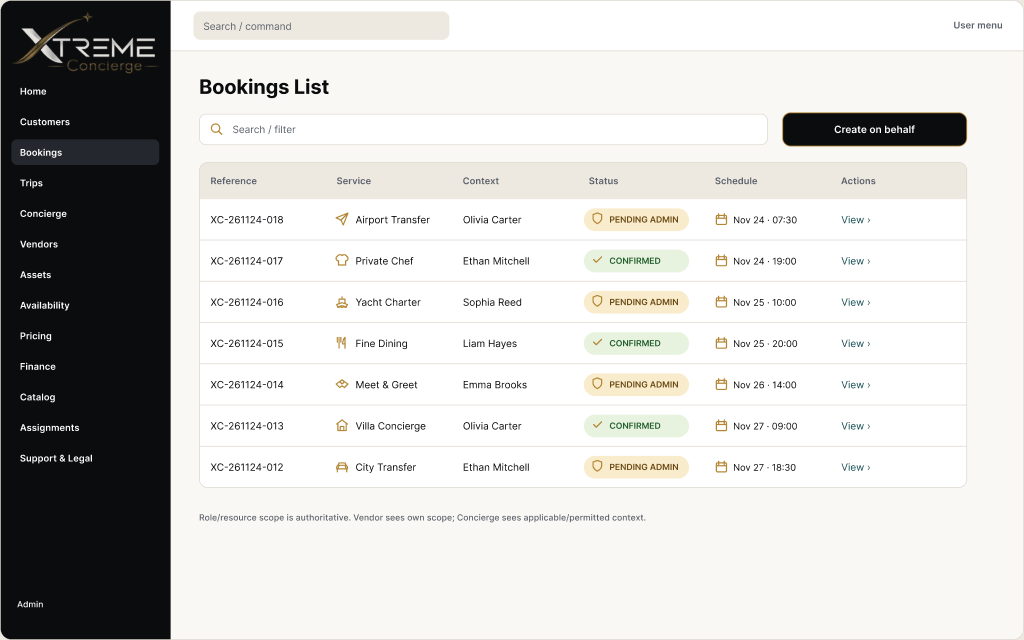
#> input picture docs/audit/batch-02/figma/CC-BKG-01_81-260.png, 1024 x 640 px
$ python generate_comparisons.py
#> lines starting #> are read from the running program, lines starting #| are printed output that depends on the picture
import os
from PIL import Image, ImageDraw, ImageFont

BASE_DIR = os.path.dirname(os.path.abspath(__file__))
FIGMA_DIR = os.path.join(BASE_DIR, "figma")
BROWSER_DIR = os.path.join(BASE_DIR, "browser")
DIFF_DIR = os.path.join(BASE_DIR, "diff")

os.makedirs(DIFF_DIR, exist_ok=True)

SCREENS = [
    {
        "id": "CC-BKG-01",
        "figma": "CC-BKG-01_81-260.png",
        "browser": "CC-BKG-01_browser.png",
        "title": "CC-BKG-01: Bookings List (Figma 81:260)",
    },
    {
        "id": "CC-BKG-02",
        "figma": "CC-BKG-02_81-362.png",
        "browser": "CC-BKG-02_browser.png",
        "title": "CC-BKG-02: Booking Detail / Operations (Figma 81:362)",
    },
    {
        "id": "CC-BKG-03",
        "figma": "CC-BKG-03_81-450.png",
        "browser": "CC-BKG-03_browser.png",
        "title": "CC-BKG-03: Create Booking on Behalf (Figma 81:450)",
    },
    {
        "id": "CC-BKG-04",
        "figma": "CC-BKG-04_81-542.png",
        "browser": "CC-BKG-04_browser.png",
        "title": "CC-BKG-04: Booking Change Requests (Figma 81:542)",
    },
    {
        "id": "CC-BKG-05",
        "figma": "CC-BKG-05_81-642.png",
        "browser": "CC-BKG-05_browser.png",
        "title": "CC-BKG-05: Resolve Booking Change / Cancellation (Figma 81:642)",
    },
]

HEADER_HEIGHT = 60

for s in SCREENS:
    f_path = os.path.join(FIGMA_DIR, s["figma"])
    b_path = os.path.join(BROWSER_DIR, s["browser"])
    out_path = os.path.join(DIFF_DIR, f"{s['id']}_comparison.png")

    if not os.path.exists(f_path) or not os.path.exists(b_path):
        print(f"Skipping {s['id']}: missing {f_path} or {b_path}")
        continue

    img_f = Image.open(f_path).convert("RGB")
    img_b = Image.open(b_path).convert("RGB")
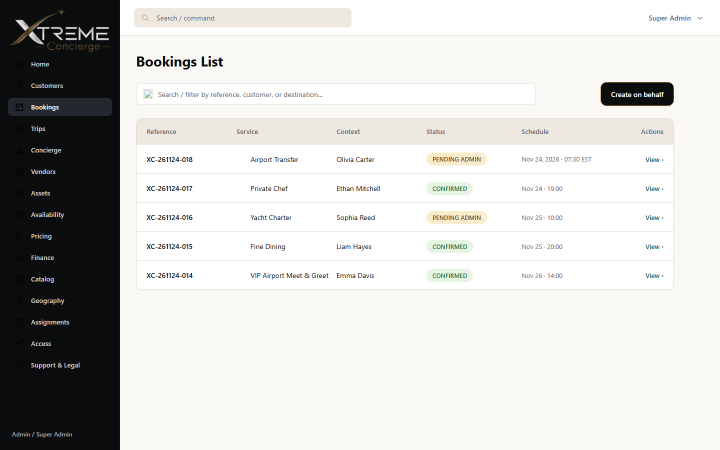
#> input picture docs/audit/batch-02/browser/CC-BKG-01_browser.png, 1440 x 900 px (shown at 1/2 size)
#> img_b is the input picture: PIL image 1440x900 RGB; mean R, G, B 208.9, 207.9, 205.6

    target_w = 1440
    if img_f.width != target_w:
        ratio = target_w / img_f.width
#> ratio = 1.41
        img_f = img_f.resize((target_w, int(img_f.height * ratio)), Image.Resampling.LANCZOS)
#> img_f: PIL image 1440x900 RGB
    if img_b.width != target_w:
        ratio = target_w / img_b.width
        img_b = img_b.resize((target_w, int(img_b.height * ratio)), Image.Resampling.LANCZOS)

    content_h = max(img_f.height, img_b.height)
#> content_h = 900

    if img_f.height < content_h:
        padded_f = Image.new("RGB", (target_w, content_h), (250, 248, 244))
        padded_f.paste(img_f, (0, 0))
        img_f = padded_f
    if img_b.height < content_h:
        padded_b = Image.new("RGB", (target_w, content_h), (250, 248, 244))
        padded_b.paste(img_b, (0, 0))
        img_b = padded_b

    total_w = target_w * 2
    total_h = content_h + HEADER_HEIGHT
#> total_h = 960

    comp = Image.new("RGB", (total_w, total_h), (11, 12, 14))
    draw = ImageDraw.Draw(comp)

    # Headers
    draw.rectangle([0, 0, target_w - 1, HEADER_HEIGHT], fill=(23, 25, 29))
    draw.rectangle([target_w, 0, total_w, HEADER_HEIGHT], fill=(168, 131, 67))

    font = None
    try:
        font = ImageFont.truetype("arial.ttf", 22)
    except:
        font = ImageFont.load_default()

    draw.text((24, 18), f"FIGMA APPROVED DESIGN: {s['title']}", fill=(240, 240, 240), font=font)
    draw.text((target_w + 24, 18), f"CHROMIUM IMPLEMENTATION (1440x900): {s['id']}", fill=(255, 255, 255), font=font)

    comp.paste(img_f, (0, HEADER_HEIGHT))
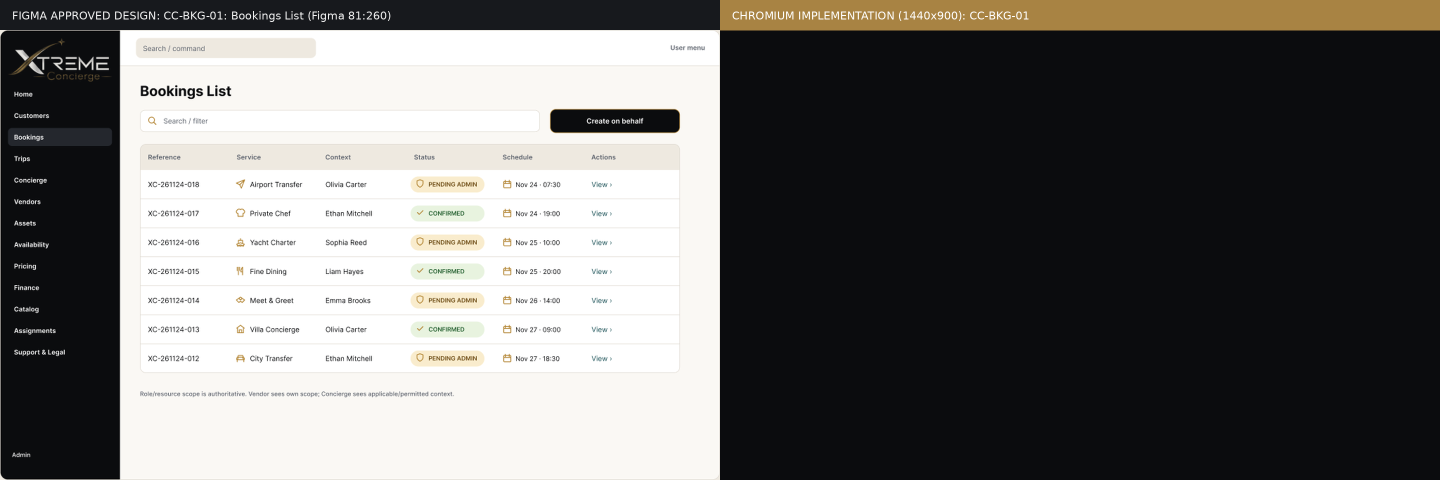
#> comp: PIL image 2880x960 RGB (shown at 1/2 size); mean R, G, B 108.8, 107.8, 105.7
    comp.paste(img_b, (target_w, HEADER_HEIGHT))
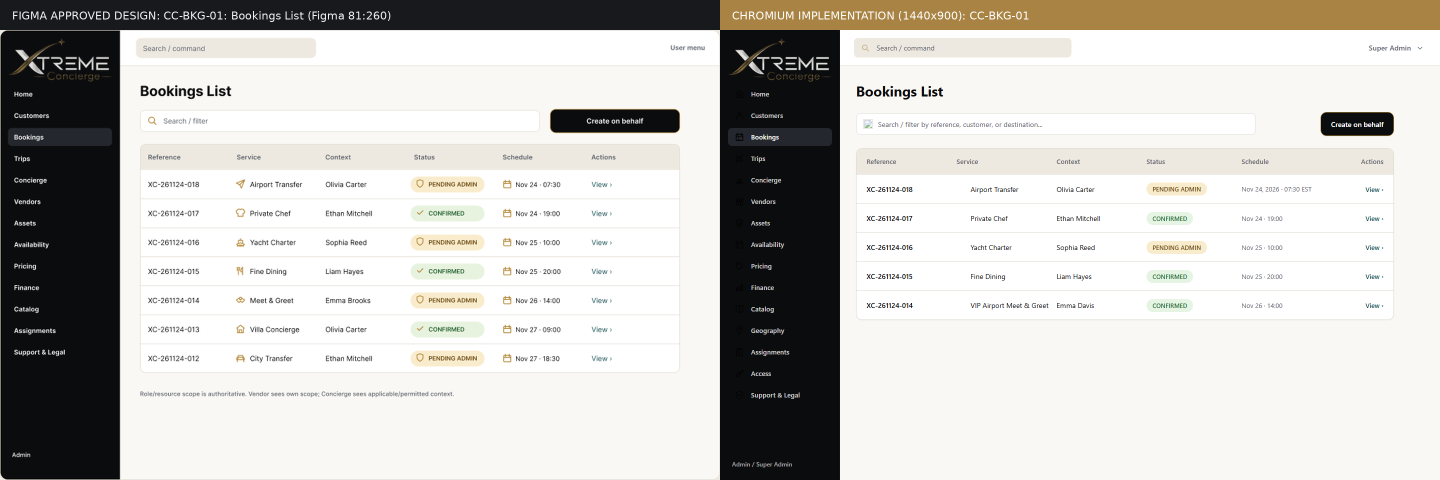
#> comp: PIL image 2880x960 RGB (shown at 1/2 size); mean R, G, B 201.5, 199.5, 195.5

    draw.line([(target_w, 0), (target_w, total_h)], fill=(180, 135, 55), width=3)

    comp.save(out_path, quality=92)
    print(f"Generated comparison: {out_path} ({total_w}x{total_h})")
#| Generated comparison: docs/audit/batch-02/diff/CC-BKG-01_comparison.png (2880x960)
#> pass 2 of the loop `for s in SCREENS:`:
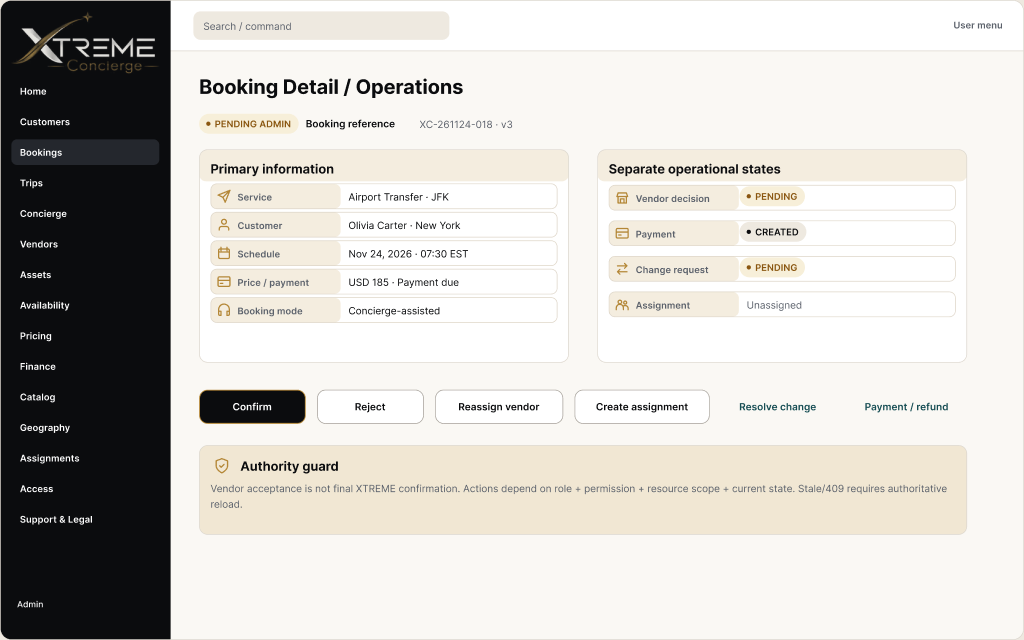
#> input picture docs/audit/batch-02/figma/CC-BKG-02_81-362.png, 1024 x 640 px
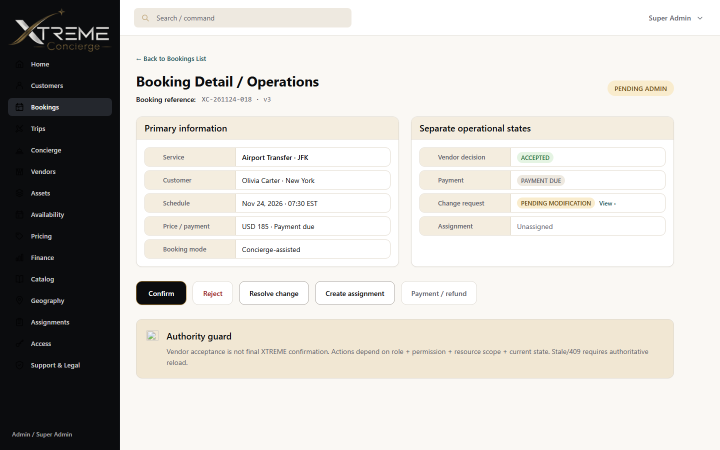
#> input picture docs/audit/batch-02/browser/CC-BKG-02_browser.png, 1440 x 900 px (shown at 1/2 size)
#> img_b is the input picture: PIL image 1440x900 RGB; mean R, G, B 207, 204.7, 200
#> `comp.paste(img_b, (target_w, HEADER_HEIGHT))`:
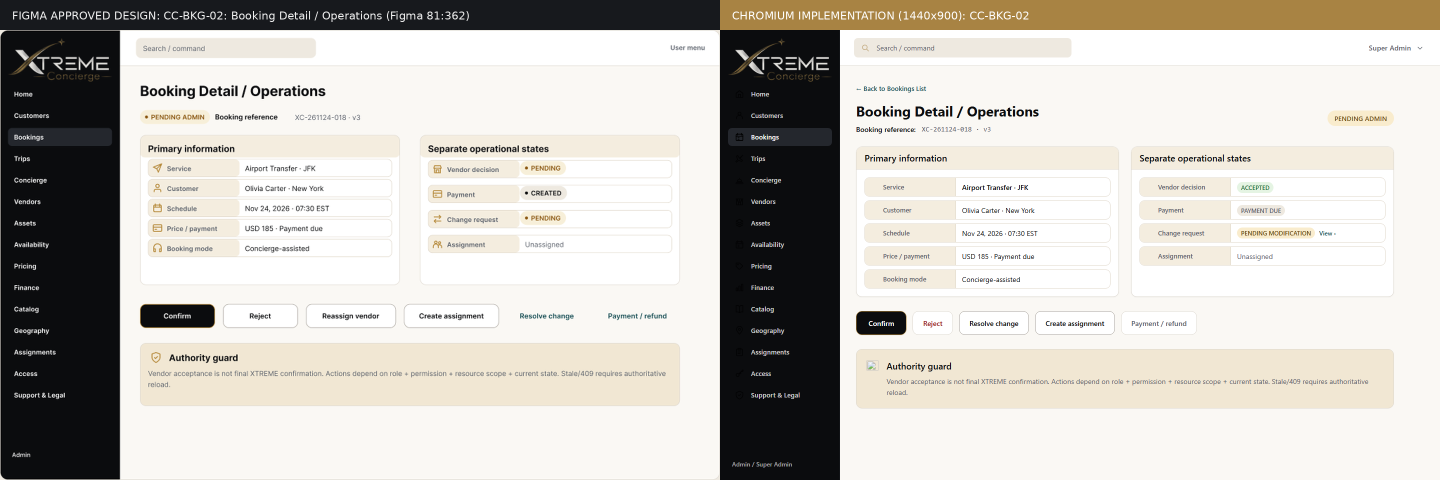
#> comp: PIL image 2880x960 RGB (shown at 1/2 size); mean R, G, B 200.2, 196.9, 190.7
#| Generated comparison: docs/audit/batch-02/diff/CC-BKG-02_comparison.png (2880x960)
#> pass 3 of the loop `for s in SCREENS:`:
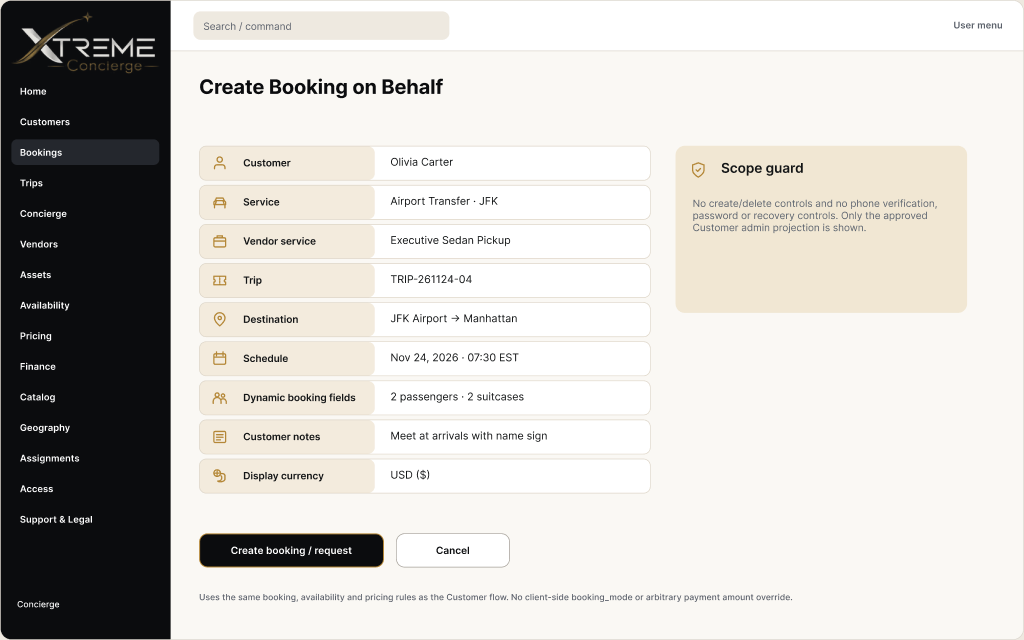
#> input picture docs/audit/batch-02/figma/CC-BKG-03_81-450.png, 1024 x 640 px
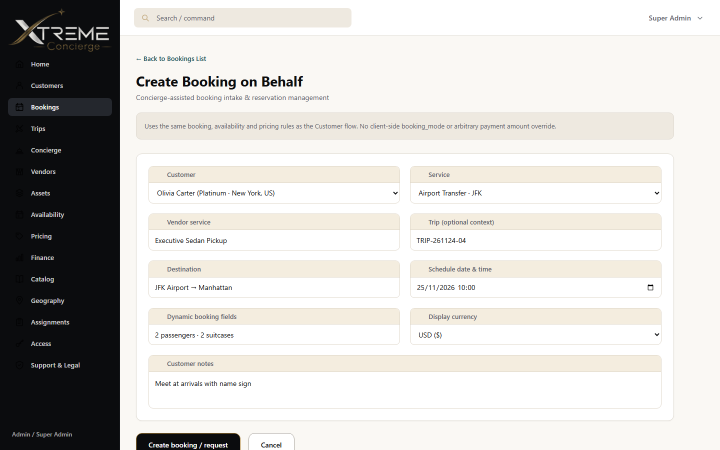
#> input picture docs/audit/batch-02/browser/CC-BKG-03_browser.png, 1440 x 900 px (shown at 1/2 size)
#> img_b is the input picture: PIL image 1440x900 RGB; mean R, G, B 208, 206.4, 203.3
#> `comp.paste(img_b, (target_w, HEADER_HEIGHT))`:
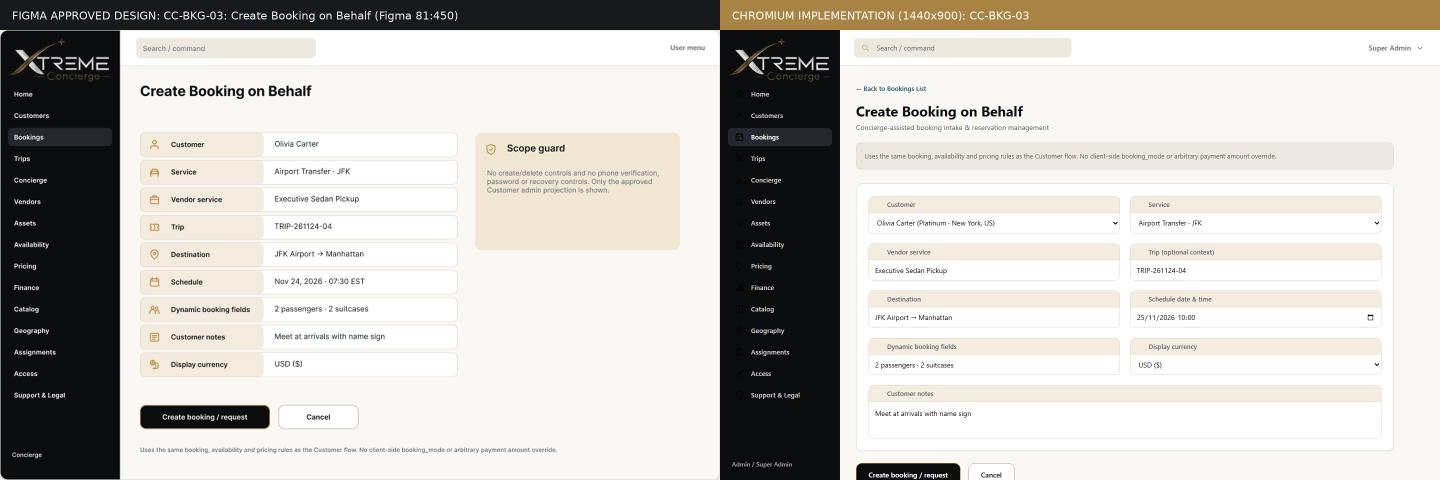
#> comp: PIL image 2880x960 RGB (shown at 1/2 size); mean R, G, B 200.5, 197.6, 192.3
#| Generated comparison: docs/audit/batch-02/diff/CC-BKG-03_comparison.png (2880x960)
#> the loop made 5 passes; the first 3 are shown

print("All comparisons generated successfully.")
